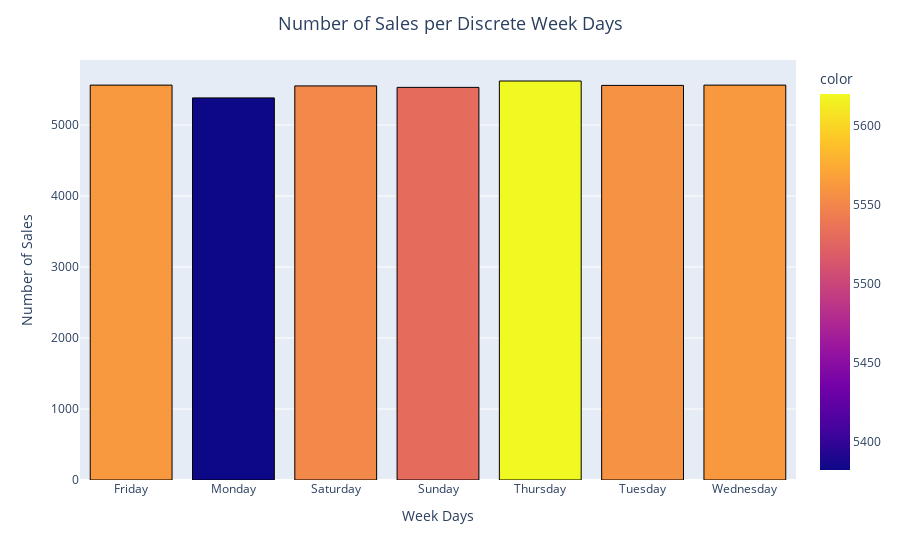

Notebook code cell kept with this figure:
### Markdown cell above
3180 customers are our the best customer as per the above graph

### Code cell
day = data.groupby(data['Date'].dt.strftime('%A'))['itemName'].count()
fig = px.bar(day, x=day.index, y=day, color=day,
             labels={'y': 'Number of Sales',
                     'Date': 'Week Days'})
fig.update_layout(title_text='Number of Sales per Discrete Week Days',
                  title_x=0.5, title_font=dict(size=18))
fig.update_traces(marker=dict(line=dict(color='#000000', width=1)))
fig.show()

### Figure 1 — Plotly figure (JSON) as saved in the notebook; plotly's stock layout.template omitted (floating-point values rounded to 4 significant figures)
{"data": [{"alignmentgroup": "True", "hovertemplate": "Week Days=%{x}<br>Number of Sales=%{y}<br>color=%{marker.color}<extra></extra>", "legendgroup": "", "marker": {"color": [5562, 5382, 5551, 5530, 5620, 5558, 5562], "coloraxis": "coloraxis", "line": {"color": "#000000", "width": 1}, "pattern": {"shape": ""}}, "name": "", "offsetgroup": "", "orientation": "v", "showlegend": false, "textposition": "auto", "type": "bar", "x": ["Friday", "Monday", "Saturday", "Sunday", "Thursday", "Tuesday", "Wednesday"], "xaxis": "x", "y": [5562, 5382, 5551, 5530, 5620, 5558, 5562], "yaxis": "y"}], "layout": {"autosize": true, "barmode": "relative", "coloraxis": {"colorbar": {"title": {"text": "color"}}, "colorscale": [[0, "#0d0887"], [0.1111, "#46039f"], [0.2222, "#7201a8"], [0.3333, "#9c179e"], [0.4444, "#bd3786"], [0.5556, "#d8576b"], [0.6667, "#ed7953"], [0.7778, "#fb9f3a"], [0.8889, "#fdca26"], [1, "#f0f921"]]}, "legend": {"tracegroupgap": 0}, "margin": {"t": 60}, "title": {"font": {"size": 18}, "text": "Number of Sales per Discrete Week Days", "x": 0.5}, "xaxis": {"anchor": "y", "autorange": true, "domain": [0, 1], "range": [-0.5, 6.5], "title": {"text": "Week Days"}, "type": "category"}, "yaxis": {"anchor": "x", "autorange": true, "domain": [0, 1], "range": [0, 5916.0], "title": {"text": "Number of Sales"}, "type": "linear"}}}
